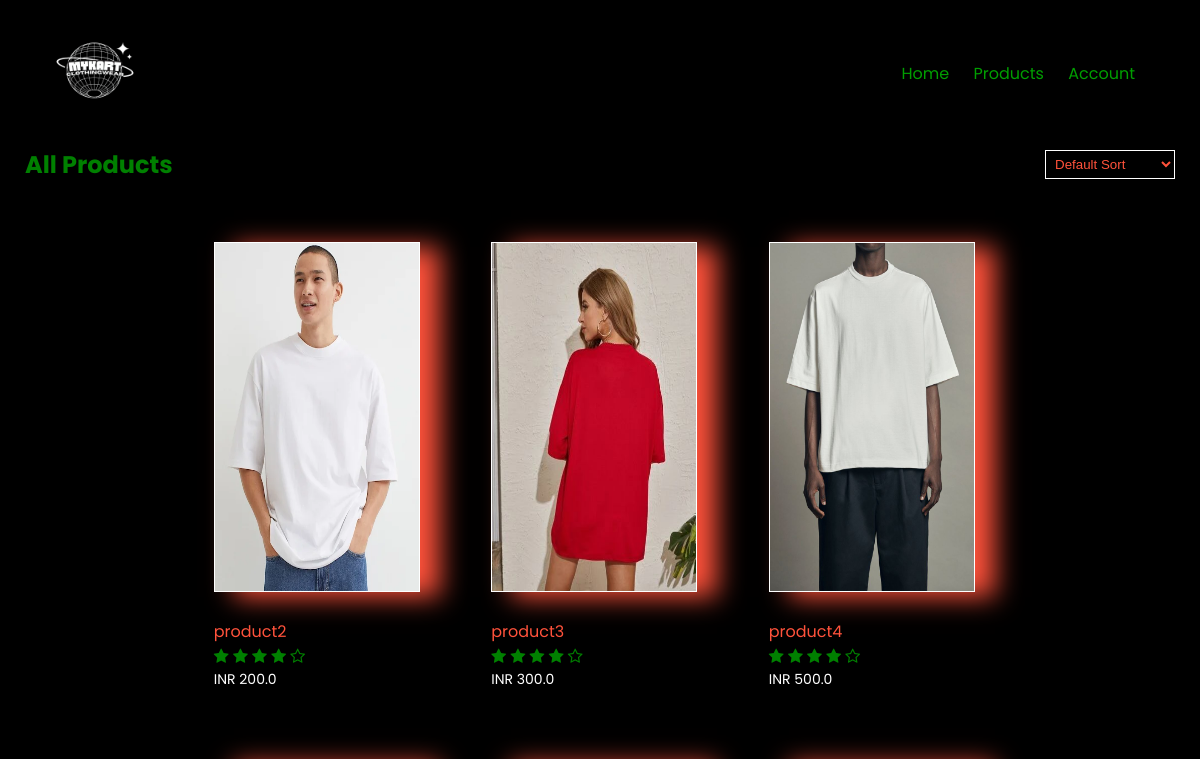
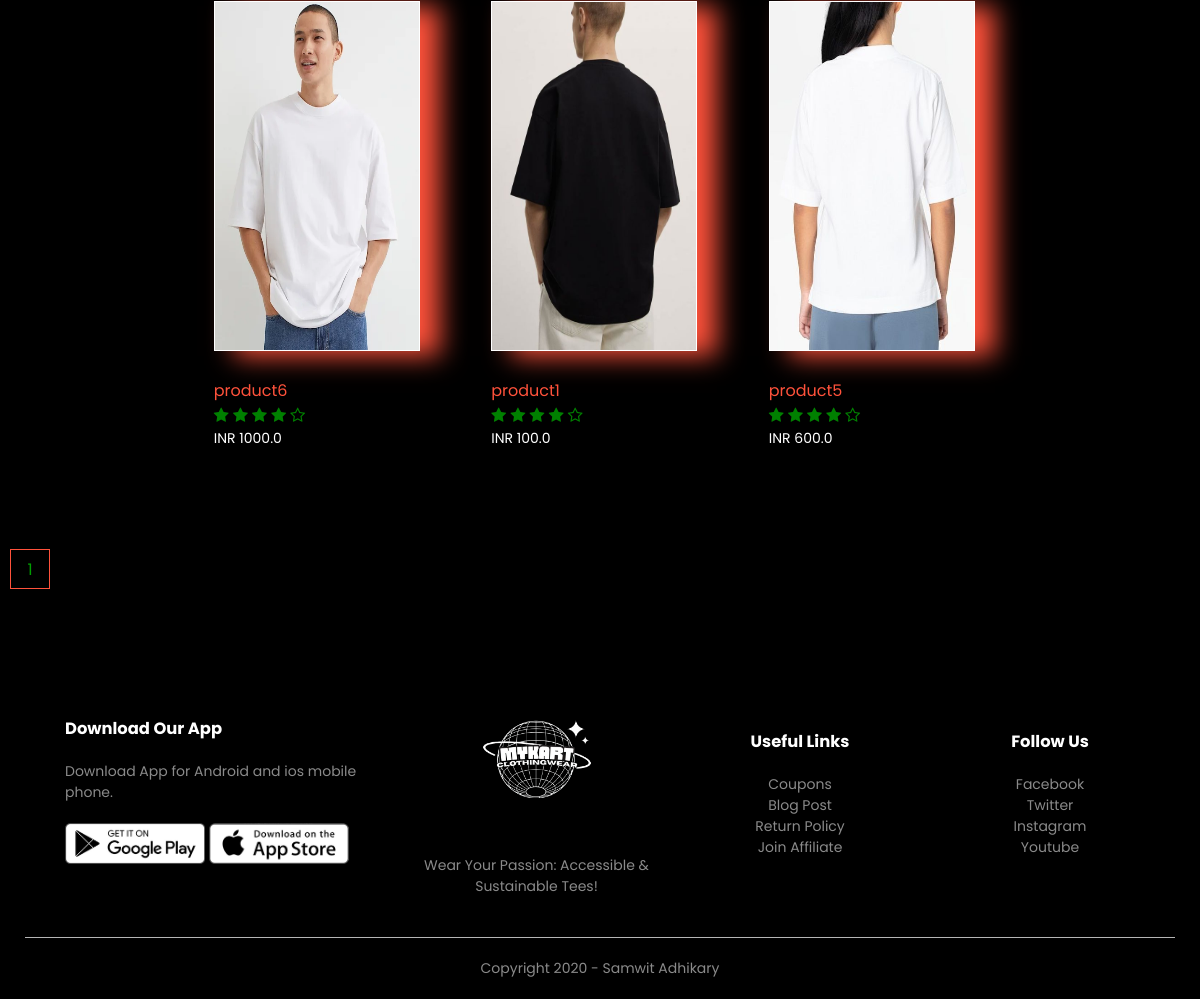
The page /product_list?page=2&sort=default on the database as committed earlier (2 pictures, top to bottom).
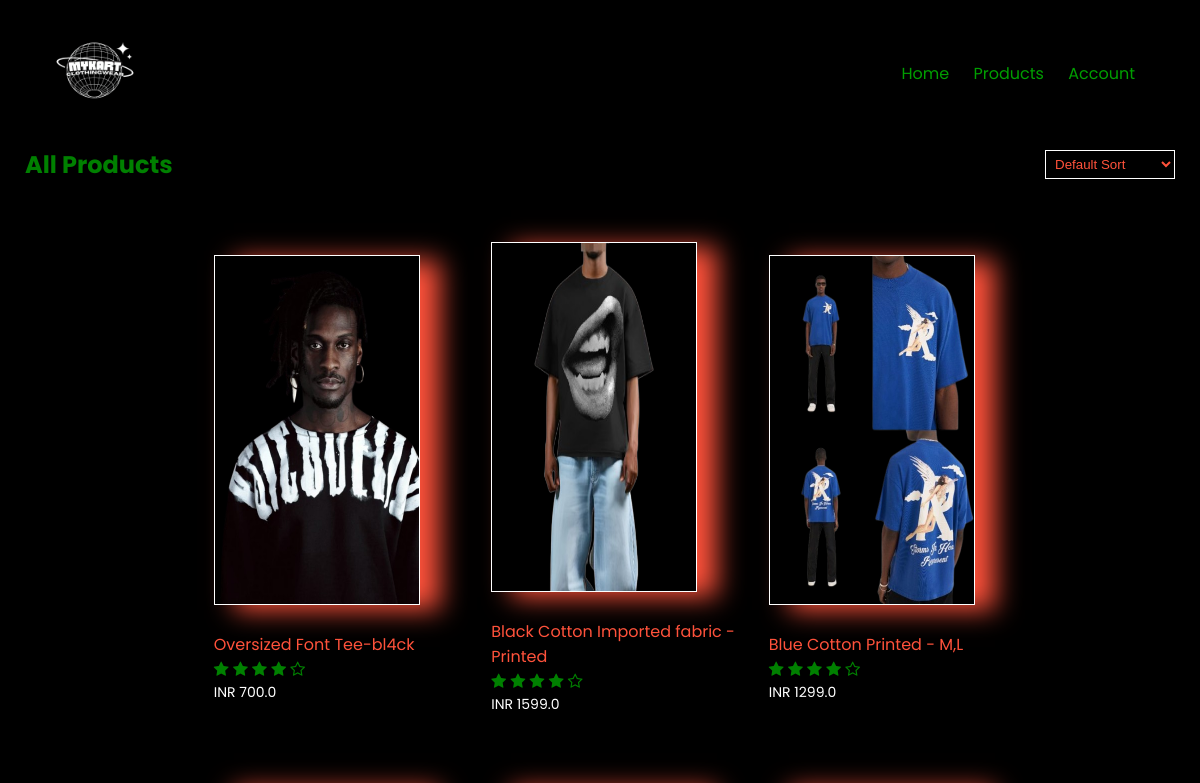
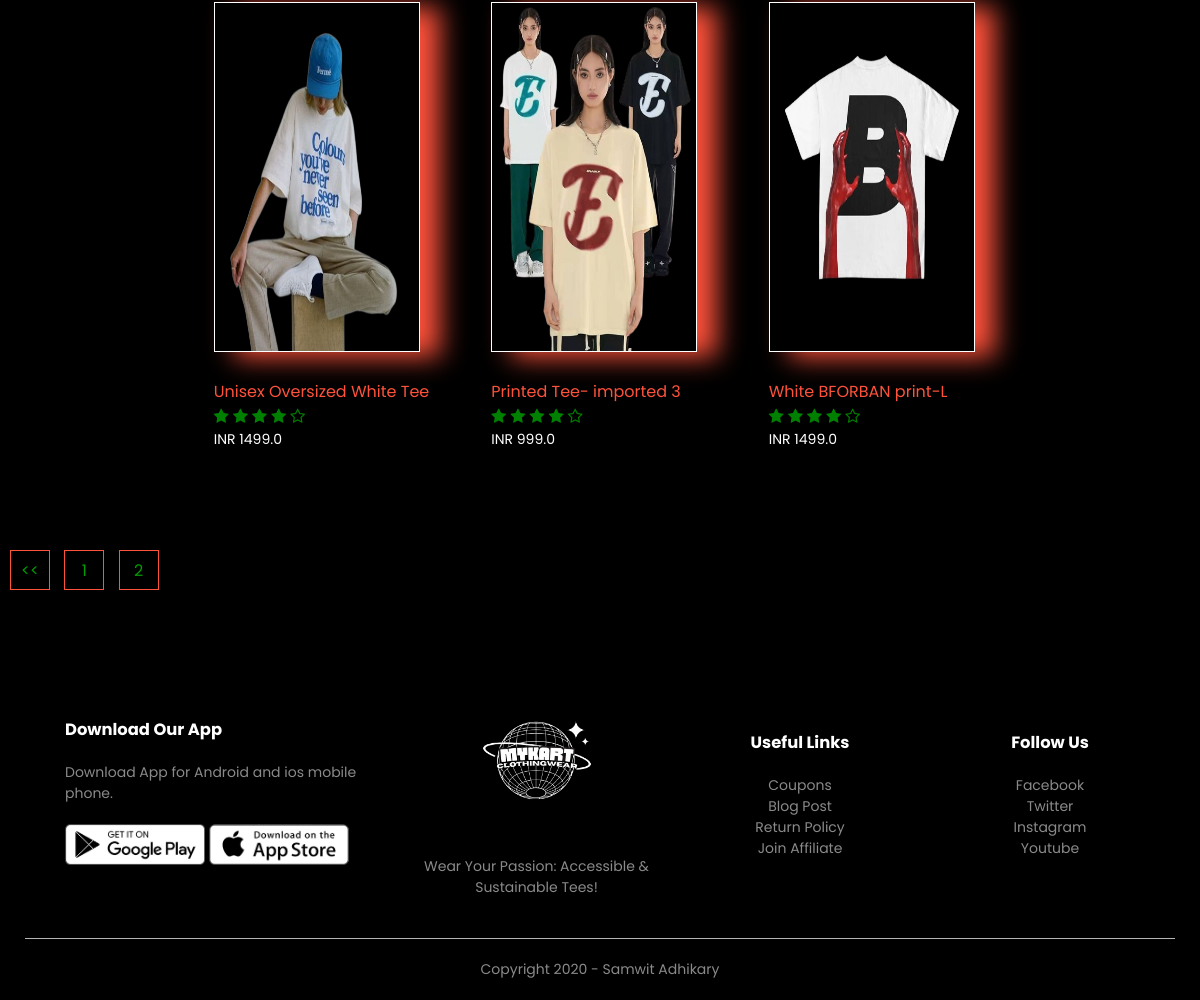
The same page on the database as committed later (2 pictures, top to bottom).
### products/models.py (models this page shows, shortened)
class Product(models.Model):
    LIVE=1
    DELETE=0
    DELETE_CHOICES=((LIVE,'Live'),(DELETE,'Delete'))
    title=models.CharField(max_length=200)
    price=models.FloatField()
    description=models.TextField()
    image=models.ImageField(upload_to='media')
    priority=models.IntegerField(default=0)
    delete_status=models.IntegerField(choices=DELETE_CHOICES,default=LIVE)
    created_at=models.DateTimeField(auto_now_add=True)
    updated_at=models.DateTimeField(auto_now=True)

### products/views.py (the view)
# urls.py: path('product_list',views.list_products,name='product_list'),
def list_products(request):
    sort_option = request.GET.get('sort', 'default')
    page = request.GET.get('page', 1)
    product_list = Product.objects.all()  # Get all products
    if sort_option == 'Price low to high':
        product_list = product_list.order_by('price')
    elif sort_option== 'Price high to low':
        product_list = product_list.order_by('-price')
    else:
        product_list = product_list.order_by('priority')
    product_paginator = Paginator(product_list, 6)
    product_list = product_paginator.get_page(page)
    context = {
        'products': product_list,
        'sort_option': sort_option,  # Pass the sort option to the template if needed
    }
    return render(request, 'products.html', context)

### products/templatetags/tags.py (called while the page is built)
@register.filter(name='tags')
def tags(list_data,tags_size):
    tag=[]
    i=0
    for data in list_data:
        tag.append(data)
        i=i+1
        if i==tags_size:
            i=0
            yield tag
            tag=[]
    if tag:
        yield tag

### templates/products.html
{% extends 'blank_layout.html' %}
{% block content %}
{% include 'products_list.html' %}
{% endblock content %}

### templates/products_list.html (shortened to what this page needs)
{% load static %}
{% load tags %}
<div class="small-container">
    <div class="row row-2">
        <h2 class="all-products-text">All Products</h2>
        <form method="GET" action="{% url 'product_list' %}">
            <select name="sort" onchange="this.form.submit()">
                <option value="default" {% if sort_option == 'default' %}selected{% endif %}>Default Sort</option>
            </select>
        </form>
    </div>
    {% for product_tags in products|tags:3 %}
        <div class="row">
            {% for product in product_tags %}
                <div class="col-4">
                    <a href="{% url 'product_details' product.id %}"><img src="{{ product.image.url }}"></a>
                    <h4>{{ product.title }}</h4>
                    <div class="rating">
                        <i class="fa fa-star"></i>
                        <i class="fa fa-star"></i>
                        <i class="fa fa-star"></i>
                        <i class="fa fa-star"></i>
                        <i class="fa fa-star-o"></i>
                    </div>
                    <p>INR {{ product.price }}</p>
                </div>
            {% endfor %}
        </div>
    {% endfor %}
</div>
    <div class="page-btn">
        {% if products.has_previous %}
        <a href="?page={{products.previous_page_number}}"><span><<</span></a>
        {% endif %}
        {% for i in products.paginator.page_range  %}
        <a href="?page={{i}}"><span>{{i}}</span></a>
        {% endfor %}
    </div>

Rows that differ between the two databases and show on the page:
no longer on this page (row edited): Product: image (picture), title "product2", price "200.0"
no longer on this page (row edited): Product: image (picture), title "product3", price "300.0"
removed Product: image (picture), title "product4", price "500.0"
no longer on this page (row edited): Product: image (picture), title "product6", price "1000.0", Product (image (picture), title "product5", price "600.0")
no longer on this page (row edited): Product: image (picture), title "product1", price "100.0"
now on one of the page's lists (row edited): Product: title "Oversized Font Tee-bl4ck", price "700.0"
added Product: image (picture), title "Black Cotton Imported fabric - Printed", price "1599.0"
added Product: image (picture), title "Blue Cotton Printed - M,L", price "1299.0"
added Product: image (picture), title "Unisex Oversized White Tee", price "1499.0"
added Product: image (picture), title "Printed Tee- imported 3", price "999.0"
added Product: image (picture), title "White BFORBAN print-L", price "1499.0"
Other text that changed with them:
new list line: "2"
